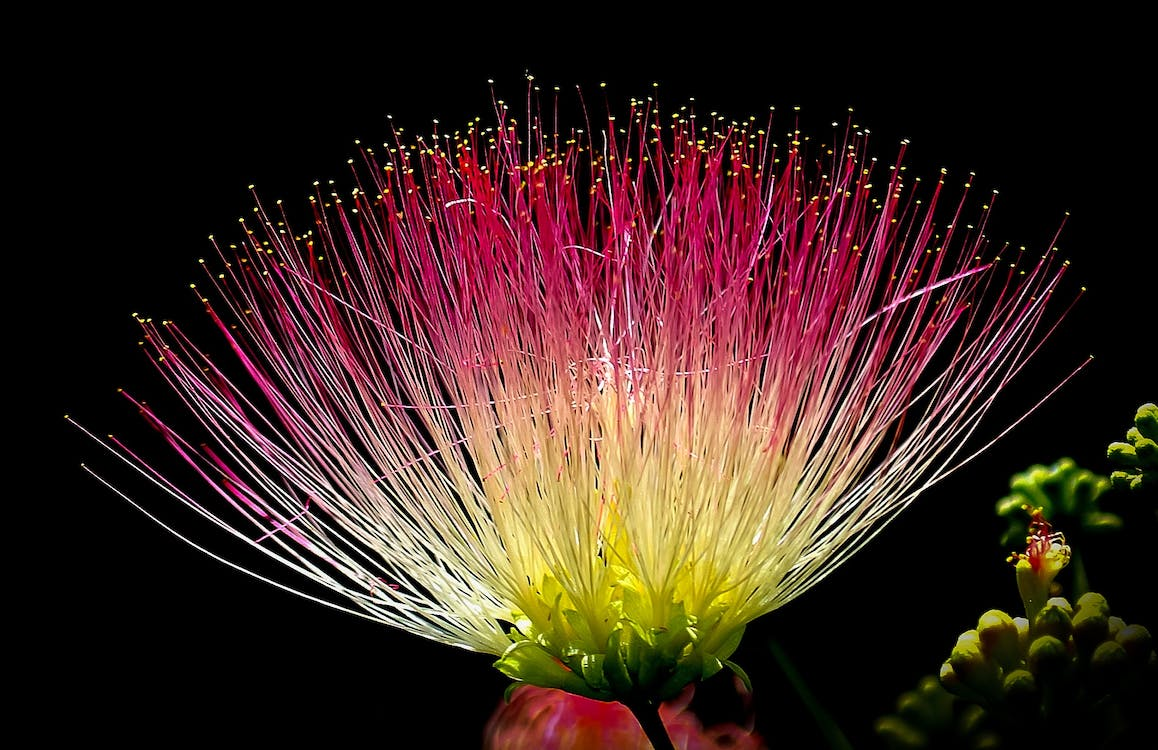
#> input picture images/flower.jpg, 1158 x 750 px
$ jupyter execute 'Chapter 7.ipynb'   (text cells are left out)
#> lines starting #> are read from the running program, lines starting #| are printed output that depends on the picture; pictures that were not available may be replaced by others from this repository, and a replacement may not be noted
[cell 1]
import numpy as np
import matplotlib.pyplot as plt
from scipy.interpolate import CubicSpline
from scipy.interpolate import RectBivariateSpline
from scipy.fftpack import fft2, ifft2, fftshift, ifftshift
from scipy import stats
from scipy.ndimage import convolve
from skimage import io, color, img_as_float
from skimage.filters import threshold_otsu
import cv2
import pywt
from scipy.ndimage import uniform_filter
from skimage import io, util
from skimage.filters import roberts, prewitt, sobel
from skimage.feature import canny

# Load a sample images
flower = cv2.cvtColor(cv2.imread('images/flower.jpg'), cv2.COLOR_BGR2RGB)
veg = cv2.cvtColor(cv2.imread('images/veg.png'), cv2.COLOR_BGR2RGB)
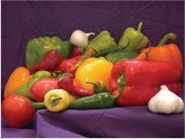
#> input picture images/veg.jpg, 185 x 139 px, given in place of veg.png, which was not available
girl= cv2.cvtColor(cv2.imread('images/girl2.png'), cv2.COLOR_BGR2RGB)
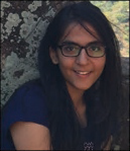
#> input picture images/girl2.png, 130 x 151 px

# Convert images to Grayscale
flower_img = cv2.cvtColor(flower, cv2.COLOR_RGB2GRAY)
veg_img = cv2.cvtColor(veg, cv2.COLOR_RGB2GRAY)
girl_img = cv2.cvtColor(girl, cv2.COLOR_RGB2GRAY)

line_path = 'images/line.png'
line_img = cv2.imread(line_path, cv2.IMREAD_GRAYSCALE)
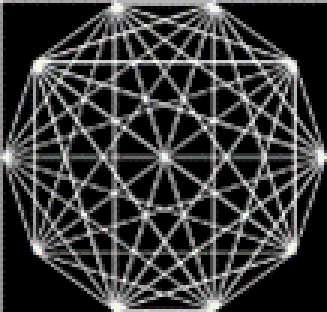
#> input picture images/line.png, 109 x 104 px (shown 3 times larger)
#> line_img: shape (104, 109); min 0, max 243, mean 57.6

h_path = 'images/h.png'
h_img = cv2.imread(h_path, cv2.IMREAD_GRAYSCALE)
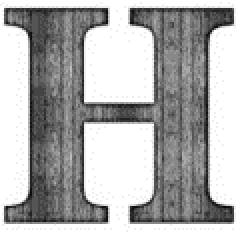
#> input picture images/h.png, 120 x 117 px (shown 2 times larger)
#> h_img is the input picture: shape (117, 120); min 10, max 255, mean 174.9

def show_images(images, titles, images_per_row=3, cmap='gray'):
    """Display a list of images using matplotlib."""
    num_images = len(images)
    num_rows = np.ceil(num_images / images_per_row).astype(int)

    # Set the figure size to closely match the manual plot example (15, 5)
    figure_width = 15  # Fixed width
    figure_height = 5 * num_rows  # Adjusted by the number of rows

    plt.figure(figsize=(figure_width, figure_height))

    for i, (image, title) in enumerate(zip(images, titles)):
        plt.subplot(num_rows, images_per_row, i + 1)
        # If images have different ranges, you might want to set vmin and vmax
        # to the min and max of each image respectively:
        # vmin, vmax = image.min(), image.max()
        # Or, for normalized images, you can omit vmin and vmax to use the default behavior
        plt.imshow(image, cmap=cmap)
        plt.title(title)
        plt.axis('off')

    plt.tight_layout()
    plt.show()

[cell 2]
# Read and preprocess the image
image = girl_img

# Define the point detection mask (Laplacian)
point_mask = np.array([[-1, -1, -1],
                       [-1,  8, -1],
                       [-1, -1, -1]])

# Apply the mask using convolution
processed_image = convolve(image, point_mask)
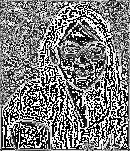
#> processed_image: shape (151, 130); min 0, max 255, mean 125.3

# Apply thresholding
thresh = threshold_otsu(processed_image)  # Otsu's method to find the threshold
#> thresh = 127
point_detected_image = processed_image > thresh
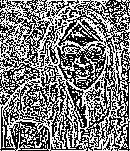
#> point_detected_image: shape (151, 130) bool; 49% white in thin lines or dots

# Display the results
show_images([girl_img, processed_image, point_detected_image],
            ['Original Image', 'Result Image', 'Image after thresholding'])
#> in show_images, `num_images = len(images)`: num_images = 3
#> in show_images, `num_rows = np.ceil(num_images / images_per_row).astype(int)`: num_rows = 1
#> in show_images, `figure_height = 5 * num_rows`: figure_height = 5
#> the loop in show_images, `for i, (image, title) in enumerate(zip(images, titles)):` made 3 passes
#> title on passes 1 to 3: 'Original Image', 'Result Image', 'Image after thresholding'

[cell 3]
image = line_img.astype(np.float32) / 255.0

# Define the line detection masks
masks = [
    np.array([[-1, -1, -1], [2, 2, 2], [-1, -1, -1]]),  # Horizontal
    np.array([[2, -1, -1], [-1, 2, -1], [-1, -1, 2]]),  # 135 degrees
    np.array([[-1, 2, -1], [-1, 2, -1], [-1, 2, -1]]),  # Vertical
    np.array([[-1, -1, 2], [-1, 2, -1], [2, -1, -1]])   # 45 degrees
]

# Apply each mask and store responses
responses = [convolve(image, mask) for mask in masks]
#> responses = 4 items

# Compute the maximum response across all orientations
max_response = np.max([np.abs(response) for response in responses], axis=0)
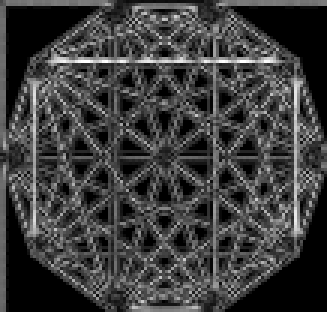
#> max_response: shape (104, 109) float32 (shown 3 times larger); min 0, max 3.98, mean 0.958; drawn with min black and max white

# Apply thresholding to the maximum response to detect lines
threshold = np.max(max_response) * 0.5  # Example threshold value
#> threshold = 1.99
lines_detected = max_response > threshold
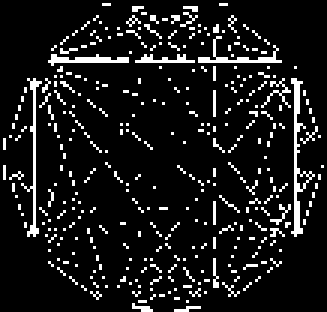
#> lines_detected: shape (104, 109) bool (shown 3 times larger); 10% white in thin lines or dots

# Collect images and titles for displaying
images_to_show = [image] + responses + [lines_detected]
#> images_to_show = 6 items
titles = ['(a) Original Image'] + \
         [f'({chr(ord("b") + i)}) {orientation} lines highlighted'
          for i, orientation in enumerate(["Horizontal", "135 degree", "Vertical", "45 degree"])] + \
         ['(e) Detected Lines']

# Use the provided function to display the images
show_images(images_to_show, titles)
#> call 2 of show_images, with images_per_row = 3, cmap = 'gray'
#> in show_images (call 2), `num_images = len(images)`: num_images = 6
#> in show_images (call 2), `num_rows = np.ceil(num_images / images_per_row).astype(int)`: num_rows = 2
#> in show_images (call 2), `figure_height = 5 * num_rows`: figure_height = 10
#> the loop in show_images (call 2), `for i, (image, title) in enumerate(zip(images, titles)):` made 6 passes
#> title on passes 1 to 6: '(a) Original Image', '(b) Horizontal lines highlighted', '(c) 135 degree lines highlighted', '(d) Vertical lines highlighted', '(e) 45 degree lines highlighted', '(e) Detected Lines'
#> in show_images (call 2), `plt.show()`:
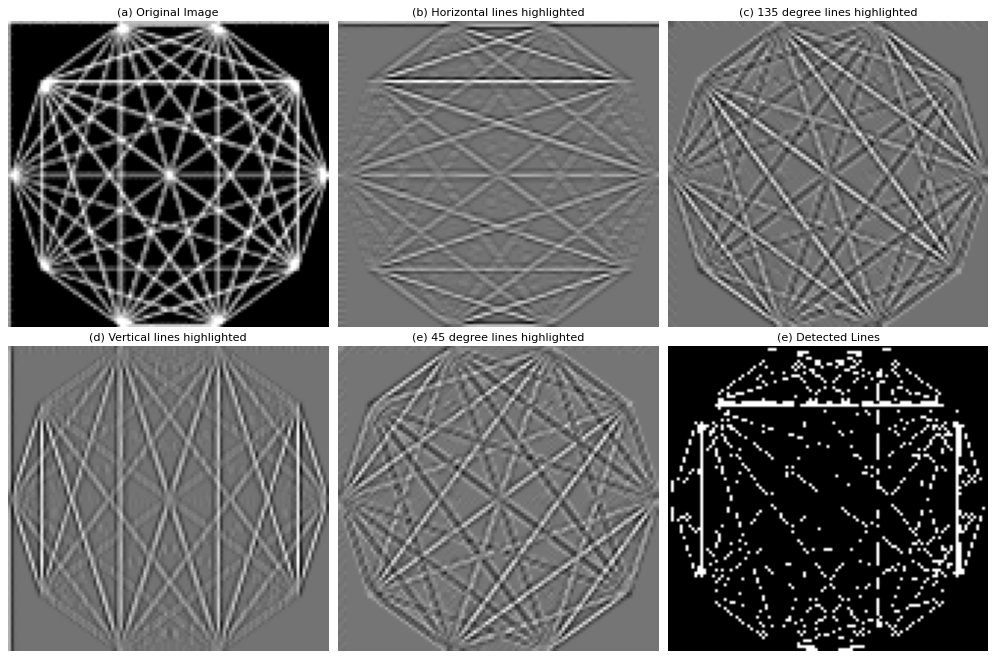
#> figure drawn by matplotlib, 6 panels

[cell 4]
# Apply Gaussian blur to reduce noise (optional but recommended)
blurred_image = cv2.GaussianBlur(h_img, (5, 5), 0)

image = h_img.astype(np.float32) / 255.0
#> image: shape (117, 120) float32

# Apply gradient-based edge detection techniques
roberts_edges = roberts(image)
prewitt_edges = prewitt(image)
sobel_edges = sobel(image)
#canny_edges = canny(image)
canny_edges = cv2.Canny(blurred_image, threshold1=30, threshold2=100)  # Adjust the thresholds as needed
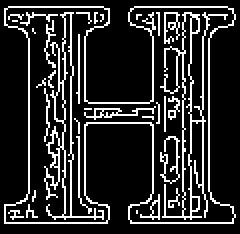
#> canny_edges: shape (117, 120) (shown 2 times larger); 16.5% white in thin lines or dots

# Collect images and their titles for displaying
images_to_show = [image, roberts_edges, prewitt_edges, sobel_edges, canny_edges]
titles = ['(a) Original Image', '(b) Roberts Mask', '(c) Prewitt Mask',
          '(d) Sobel Mask', '(e) Canny Edge Detector']

# Use the provided function to display the images
show_images(images_to_show, titles)
